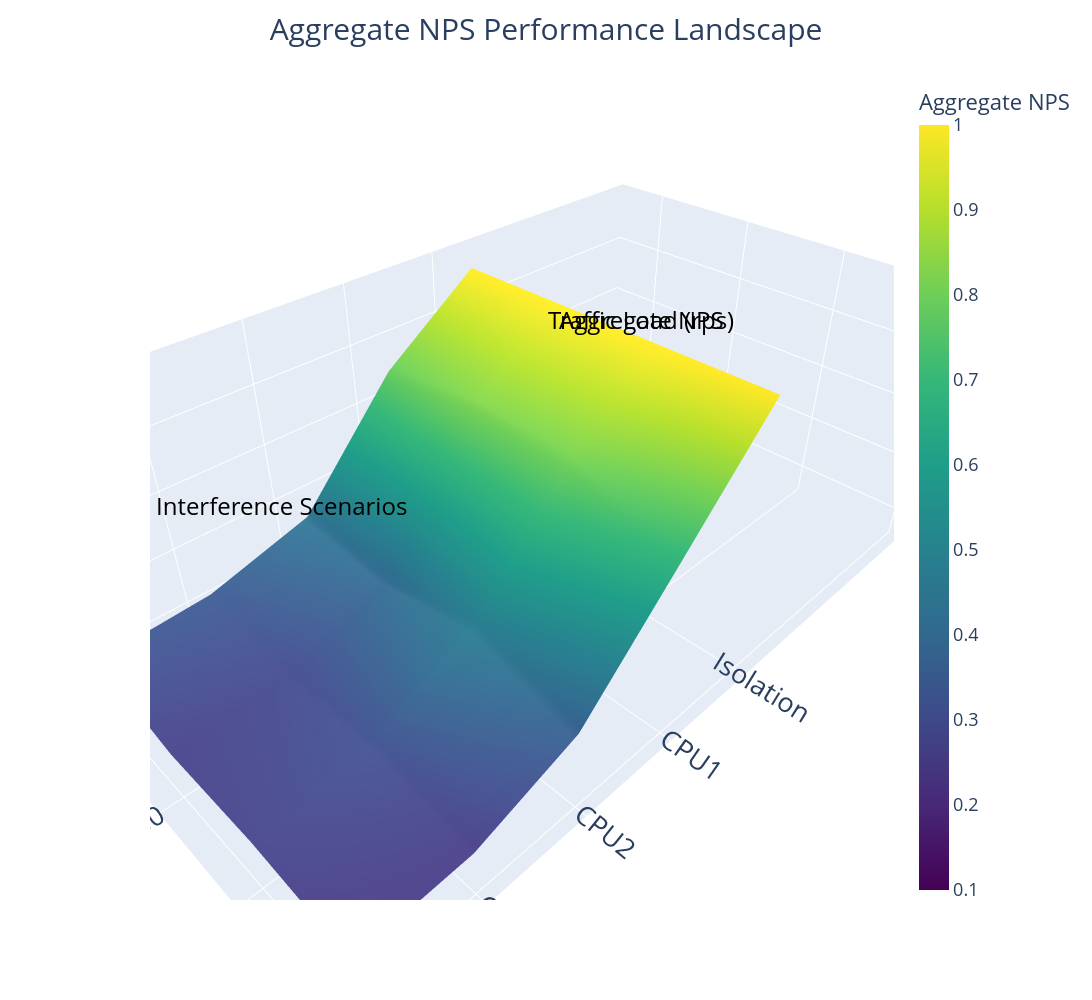

The notebook cell this image was saved under:
### Code cell
import plotly.graph_objects as go
import pandas as pd

# 1. Filter and sort
target_rps = [500, 1000, 1500, 2000]
plot_df = df_cpu_isolation[df_cpu_isolation['Given_RPS'].isin(target_rps)].copy()

# 2. Pivot the data into a grid format
# This aggregates (takes the mean) across all replicas automatically
pivot_df = plot_df.pivot_table(
    index='Given_RPS', 
    columns='Scenario_Label', 
    values='norm_perf', 
    aggfunc='mean'
)
column_order = ['Isolation', 'CPU1', 'CPU2', 'CPU3', 'CPU4']
# Filter to only columns that actually exist in pivot_df
existing_columns = [c for c in column_order if c in pivot_df.columns]
pivot_df = pivot_df[existing_columns]

# 3. Create the Figure with a single Aggregate Surface
fig = go.Figure()

fig.add_trace(go.Surface(
    z=pivot_df.values,
    x=pivot_df.columns,
    y=pivot_df.index,
    name='Aggregate NPS',
    colorscale='Viridis',  # Using a single clear color scale
    colorbar=dict(
        title='Aggregate NPS',
        tickfont=dict(size=18)
    ),
    cmin=0.1,
    cmax=1.0
))

# 4. Update layout with custom 3D annotations acting as spaced-out titles
fig.update_layout(
    title=dict(text='Aggregate NPS Performance Landscape', font=dict(size=30), x=0.5),
    width=1400,
    height=1000,
    scene=dict(
        # Hide the native titles so they don't overlap with our new ones
        xaxis=dict(title=dict(text=''), tickfont=dict(size=18)),
        yaxis=dict(title=dict(text=''), tickfont=dict(size=18)),
        zaxis=dict(title=dict(text=''), range=[0.1, 1], tickfont=dict(size=18)),
        
        # Manually position our own text labels using data grid coordinates
        annotations=[
            # 1. X-Axis Title ("Interference Scenarios")
            dict(
                showarrow=False,
                text="Interference Scenarios",
                x=2.0,          # Centers it at the middle category index (CPU2)
                y=300,        # PUSHES TEXT OUTWARD (Lower than your lowest 500 RPS)
                z=0.4,       # Keeps it at the base floor of the plot
                font=dict(size=24, color="black")
            ),
            # 2. Y-Axis Title ("Traffic Load (rps)")
            dict(
                showarrow=False,
                text="Traffic Load (rps)",
                x=-2.5,       # PUSHES THE TITLE LEFT, away from the Z values
                y=500,       # Keeps it aligned along the side plane
                z=0.55,        # Centers it vertically alongside the 0.1 to 1.0 grid
                font=dict(size=24, color="black")
            ),
            # 3. Z-Axis Title ("Aggregate NPS")
            dict(
                showarrow=False,
                text="Aggregate NPS",
                x=-2.5,       # PUSHES THE TITLE LEFT, away from the Z values
                y=500,       # Keeps it aligned along the side plane
                z=0.55,        # Centers it vertically alongside the 0.1 to 1.0 grid
                font=dict(size=24, color="black")
            )
        ],
        aspectmode='manual',
        aspectratio=dict(x=1.8, y=1, z=0.7)
    ),
    margin=dict(l=150, r=100, b=100, t=80) # Left margin padded out so Z title fits nicely
)

fig.show()

### Figure 1 — Plotly figure (JSON) as saved in the notebook; plotly's stock layout.template omitted (floating-point values rounded to 4 significant figures)
{"data": [{"cmax": 1, "cmin": 0.1, "colorbar": {"tickfont": {"size": 18}, "title": {"text": "Aggregate NPS"}}, "colorscale": [[0, "#440154"], [0.1111, "#482878"], [0.2222, "#3e4989"], [0.3333, "#31688e"], [0.4444, "#26828e"], [0.5556, "#1f9e89"], [0.6667, "#35b779"], [0.7778, "#6ece58"], [0.8889, "#b5de2b"], [1, "#fde725"]], "name": "Aggregate NPS", "type": "surface", "x": ["Isolation", "CPU1", "CPU2", "CPU3", "CPU4"], "y": [500, 1000, 1500, 2000], "z": [[1.0, 0.7817, 0.4329, 0.3421, 0.3221], [1.0, 0.8169, 0.4055, 0.2911, 0.2624], [1.0, 0.8024, 0.4722, 0.3148, 0.2717], [1.0, 0.6823, 0.369, 0.254, 0.2423]]}], "layout": {"height": 1000, "margin": {"b": 100, "l": 150, "r": 100, "t": 80}, "scene": {"annotations": [{"font": {"color": "black", "size": 24}, "showarrow": false, "text": "Interference Scenarios", "x": 2, "y": 300, "z": 0.4}, {"font": {"color": "black", "size": 24}, "showarrow": false, "text": "Traffic Load (rps)", "x": -2.5, "y": 500, "z": 0.55}, {"font": {"color": "black", "size": 24}, "showarrow": false, "text": "Aggregate NPS", "x": -2.5, "y": 500, "z": 0.55}], "aspectmode": "manual", "aspectratio": {"x": 1.8, "y": 1, "z": 0.7}, "xaxis": {"tickfont": {"size": 18}, "title": {"text": ""}}, "yaxis": {"tickfont": {"size": 18}, "title": {"text": ""}}, "zaxis": {"range": [0.1, 1], "tickfont": {"size": 18}, "title": {"text": ""}}}, "title": {"font": {"size": 30}, "text": "Aggregate NPS Performance Landscape", "x": 0.5}, "width": 1400}}
